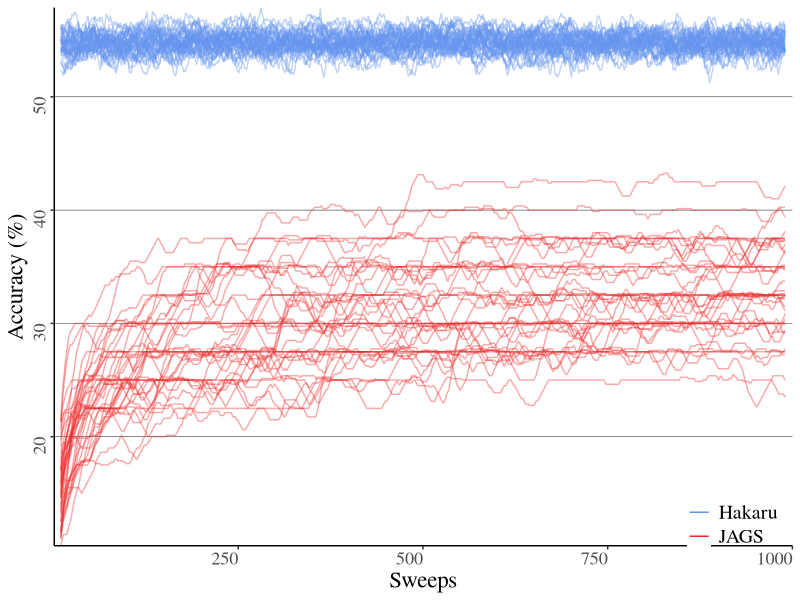

Here is the R script that generated this plot:
library('ggplot2')
library('data.table')
library('zoo')

data <- fread("nbsweeps3.csv")
data$Accuracy <- data$Accuracy * 100

window.size <- 20

dt <- data.table(data)
dt[, Accuracy:=rollmean(Accuracy, window.size, fill=list(NA, NULL, NA)), by = "Chains,System"]
data2 <- data.frame(dt)

p <- ggplot(data2,
            aes(x=Sweeps, y=Accuracy, group=interaction(Chains, System), colour=System)) +
     geom_line(alpha=0.4) +
     ylab("Accuracy (%)") +
     guides(colour = guide_legend(override.aes = list(alpha = 1))) +
     scale_color_manual(name="",
                        values=c("cornflowerblue", "firebrick2")) +
     scale_x_continuous(expand=c(0, 0)) +
     scale_y_continuous(expand=c(0, 0)) +
     theme_bw() + 
     theme(panel.grid.major = element_line(colour = "black", size=0.15)) +
     theme(panel.grid.minor = element_blank()) +
     theme(panel.grid.major.x = element_blank()) +
     theme(panel.border = element_blank()) + #rect(colour = "black", fill=NA, size=1)) +
     theme(axis.line = element_line(colour = "black")) +
     theme(text = element_text(family="Times")) +
     theme(plot.title = element_text(size = rel(2))) +
     theme(axis.title.y = element_text(size = rel(1.5), angle = 90)) +
     theme(axis.title.x = element_text(size = rel(1.5))) +
     theme(axis.text.y = element_text(size = rel(1.5), angle = 90)) +
     theme(axis.text.x = element_text(size = rel(1.5), hjust = 1)) +
     theme(strip.text.y = element_text(size = rel(2.5))) +
     theme(panel.spacing = unit(2, "lines")) +
     theme(legend.title = element_text(size = rel(1.5))) +
     theme(legend.text = element_text(size = rel(1.3))) +
     theme(legend.background = element_rect(fill = "transparent")) +
     theme(legend.justification=c(0.02,1.0),
           legend.position=c(0.85,0.15))               # Position legend in bottom right


ggsave("plots/nbsweeps4.pdf", p)
